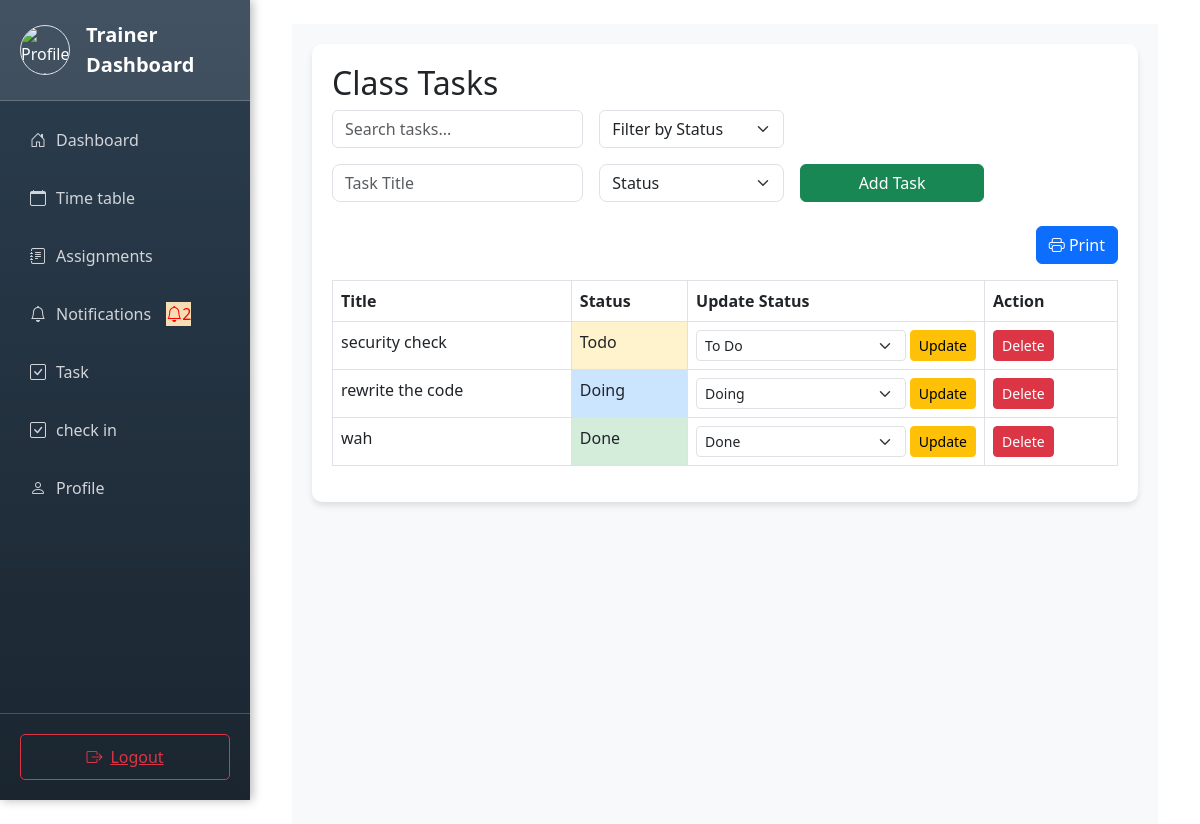
The app's page /student/task.php (signed in) with its own data.
### tables this page shows
CREATE TABLE `task` (
  `user_id` int(10) NOT NULL,
  `title` varchar(50) NOT NULL,
  `status` varchar(10) NOT NULL,
  `task_id` int(11) NOT NULL
);

### classes/task.php (called while the page is built, shortened)
<?php
class  Task{
    private $conn;
    public function __construct() {
        $db = new Database();
        $this->conn = $db->connect();
    }
    public function gettasks() {
        $result = $this->conn->query("
        SELECT t.*, u.fullname AS creator_name
        FROM task t
        JOIN users u ON t.user_id = u.id
    ");
        return $result;
    }
}
?>

### classes/database.php (called while the page is built, shortened)
<?php
class Database {
    private $host = 'localhost';
    private $db_name = 'student-trainer-db';
    private $username = 'root';
    private $password = '';
    public function connect() {
        $this->conn = new mysqli($this->host, $this->username, $this->password, $this->db_name);
        return $this->conn;
    }
}
?>

### student/task.php (the view, shortened to what this page needs)
<?php
require_once '../includes/db.php';
require_once '../classes/task.php';
$user_role = $_SESSION['role'] ?? '';
$user_id = $_SESSION['user_id'] ?? null;
$taskObj = new task();
$tasks = $taskObj->gettasks();
?>
<!DOCTYPE html>
<html lang="en">
<head>
    <link href="https://cdn.jsdelivr.net/npm/bootstrap@5.3.0/dist/css/bootstrap.min.css" rel="stylesheet">
    <link href="https://cdn.jsdelivr.net/npm/bootstrap-icons/font/bootstrap-icons.css" rel="stylesheet">
</head>
<body>
<div class="container mt-4">
    <div class="main-content">
    <?php
    if ($user_role === 'student') include '../partials/student/navbar.php';
    elseif ($user_role === 'trainer') include '../partials/trainer/navbar.php';
    ?>
    <div class="task-card">
        <h2>Class Tasks</h2>
        <div class="row g-3 mb-3">
            <div class="col-md-4">
                <input type="text" id="searchInput" onkeyup="filterTable()" class="form-control" placeholder="Search tasks...">
            </div>
            <div class="col-md-3">
                <select id="statusFilter" onchange="filterTable()" class="form-select">
                    <option value="">Filter by Status</option>
                </select>
            </div>
        </div>
        <form method="POST" class="row g-3 task-form mb-4">
            <div class="col-md-4">
                <input type="text" name="title" class="form-control" placeholder="Task Title" required>
            </div>
            <div class="col-md-3">
                <select name="status" class="form-select" required>
                    <option disabled selected>Status</option>
                </select>
            </div>
            <div class="col-md-3">
                <button type="submit" name="create" class="btn btn-success w-100">Add Task</button>
            </div>
        </form>
        <div class="d-flex justify-content-end mb-3">
            <button onclick="printTable()" class="btn btn-primary"><i class="bi bi-printer"></i> Print</button>
        </div>
        <div class="table-responsive" id="printableTable">
            <table class="table table-bordered" id="taskTable">
                <thead>
                    <tr>
                        <th>Title</th>
                        <th>Status</th>
                        <th>Update Status</th>
                        <th>Action</th>
                    </tr>
                </thead>
                <tbody>
                <?php while ($row = $tasks->fetch_assoc()): ?>
                    <?php if ($user_id == $row['user_id']): ?>
                        <tr>
                            <td><?= htmlspecialchars($row['title']) ?></td>
                            <td class="status-<?= htmlspecialchars($row['status']) ?>"><?= htmlspecialchars(ucfirst($row['status'])) ?></td>
                            <td>
                                <form method="POST" class="d-flex gap-1">
                                    <select name="new_status" class="form-select form-select-sm" required>
                                        <option <?= $row['status'] === 'todo' ? 'selected' : '' ?> value="todo">To Do</option>
                                        <option <?= $row['status'] === 'doing' ? 'selected' : '' ?> value="doing">Doing</option>
                                        <option <?= $row['status'] === 'done' ? 'selected' : '' ?> value="done">Done</option>
                                    </select>
                                    <button type="submit" name="update_status" class="btn btn-warning btn-sm">Update</button>
                                </form>
                            </td>
                            <td>
                                <a href="task.php?delete=<?= $row['task_id'] ?>" class="btn btn-danger btn-sm" onclick="return confirm('Delete this task?')">Delete</a>
                            </td>
                        </tr>
                    <?php endif; ?>
                <?php endwhile; ?>
                </tbody>
            </table>
        </div>
    </div>
</div>
</div>
</body>
</html>

### student/task.php (style rules this page uses)
body { background-color: #f8f9fa; font-family: 'Inter', sans-serif; }
.task-card { background: white; border-radius: 10px; box-shadow: 0 4px 6px rgba(0,0,0,0.1); padding: 20px; }
.table thead { background-color: #0d6efd; color: white; }
.task-form .form-control, .task-form .form-select { border-radius: 8px; }
.btn-sm { padding: 4px 10px; }
td.status-todo { background-color: #fff3cd !important; color: #856404; }
td.status-doing { background-color: #cce5ff !important; color: #004085; }
td.status-done { background-color: #d4edda !important; color: #155724; }

### partials/trainer/navbar.php (style rules this page uses)
.main-content { margin-left: 250px; padding: 20px; transition: margin-left 0.3s ease; background-color: #f8f9fa; min-height: 100vh; }

### records on screen
task: title "security check", status "Todo", new_status "To Do"
task: title "rewrite the code", status "Doing", new_status "Doing"
task: title "wah", status "Done", new_status "Done"

### other values on screen
$unread_count "2"
